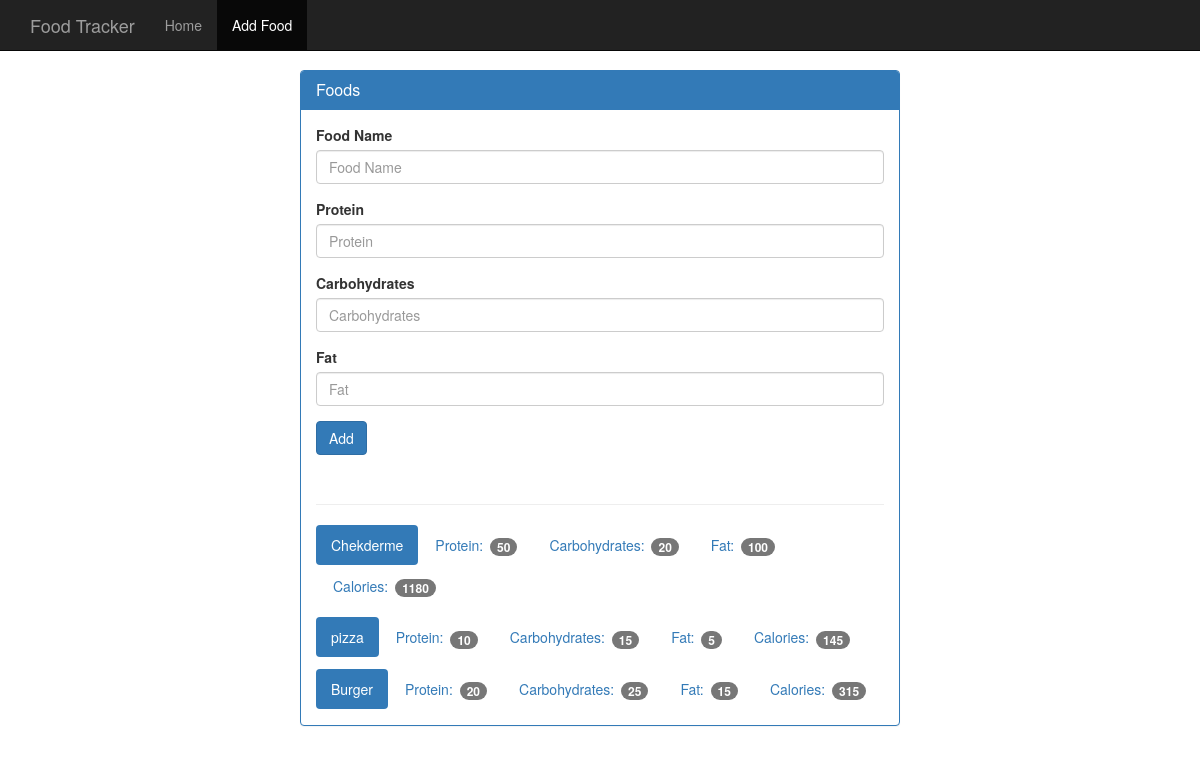
Page /add_food on the committed database.
### app/core/models.py (models this page shows, shortened)
class Food(db.Model):
    id = db.Column(db.Integer, primary_key=True, nullable=False)
    name = db.Column(db.String(50), nullable=False)
    protein = db.Column(db.Integer, nullable=False)
    carbohydrates = db.Column(db.Integer, nullable=False)
    fat = db.Column(db.Integer, nullable=False)
    calories = db.Column(db.Integer, nullable=True)
    date = db.Column(db.DateTime, default=db.func.current_timestamp())
    dates = db.relationship("LogDate", secondary="food_date", backref="dates")

### app/core/routes.py (the view, shortened to what this page needs)
@core_blueprint.route("/add_food", methods=["GET", "POST"])
def food():
    page = request.args.get("page")
    print(page)
    form = AddFoodForm()
    foods = Food.query.order_by(Food.date.desc()).all()
    return render_template("core/add_food.html", foods=foods, form=form)

### app/core/forms.py
class AddFoodForm(FlaskForm):
    name = StringField("Food Name", validators=[DataRequired()])
    protein = IntegerField("Protein", validators=[DataRequired()])
    carbohydrates = IntegerField("Carbohydrates", validators=[DataRequired()])
    fat = IntegerField("Fat", validators=[DataRequired()])

### app/templates/core/add_food.html (shortened to what this page needs)
{% extends 'base.html' %}
{% block content %}
<div>
  <div class="panel panel-primary">
    <div class="panel-heading">
      <h3 class="panel-title">Foods</h3>
    </div>
    <div class="panel-body">
      <form method="POST" action="">
        <div class="form-group">
          {{form.name.label(for='food-name')}}
          {{form.name(class='form-control', id='food-name', placeholder="Food Name")}}
        </div>
        <div class="form-group">
          {{form.protein.label(for='protein')}}
          {{form.protein(class='form-control', id='protein',placeholder="Protein")}}
        </div>
        <div class="form-group">
          {{form.carbohydrates.label(for='carbohydrates')}}
          {{form.carbohydrates(class='form-control', id='carbohydrates',placeholder="Carbohydrates")}}
        </div>
        <div class="form-group">
          {{form.fat.label(for='fat')}}
          {{form.fat(class='form-control', id='fat', placeholder="Fat")}}
        </div>
        <button type="submit" class="btn btn-primary">Add</button>
      </form>
      <div class="page-header"></div>
      {% for food in foods %}
      <ul class="nav nav-pills " role="tablist" style="margin-top:10px;">
        <li class="active"><a>{{food.name}}</a></li>
        <li><a>Protein: <span class="badge">{{food.protein}}</span></a></li>
        <li><a>Carbohydrates: <span class="badge">{{food.carbohydrates}}</span></a></li>
        <li><a>Fat: <span class="badge">{{food.fat}}</span></a></li>
        <li><a>Calories: <span class="badge">{{food.calories}}</span></a></li>
      </ul>
      {% endfor %}
    </div>
  </div>
</div>
{% endblock content %}

### app/static/theme.css (style rules this page uses)
body { padding-top: 70px; padding-bottom: 30px; }

### rows in the picture
Food: name "Chekderme", protein "50", carbohydrates "20", fat "100", calories "1180"
Food: name "pizza", protein "10", carbohydrates "15", fat "5", calories "145"
Food: name "Burger", protein "20", carbohydrates "25", fat "15", calories "315"

### other values in the picture
{{ caption }} "Home" "Add Food"
